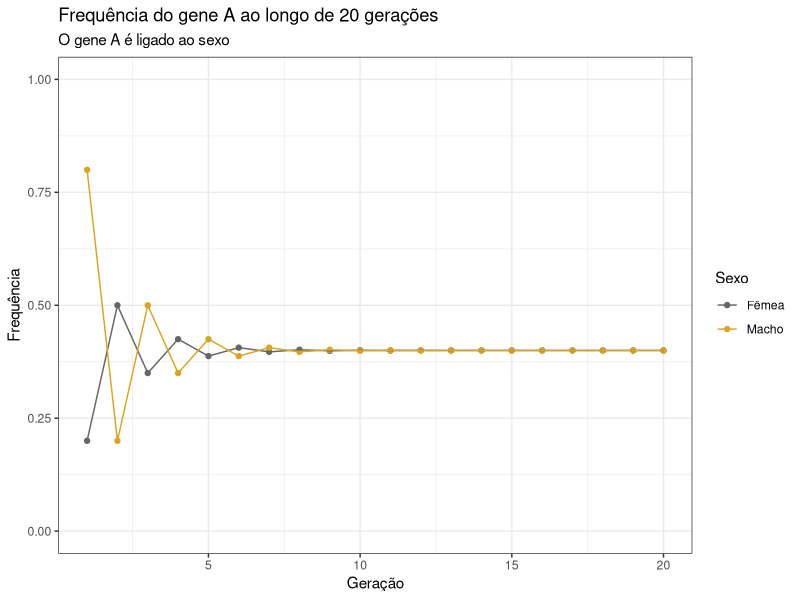

Source code (R):
## ---- chunk 1
options(scipen = 99999)
calc_freq_xlinked <- function(pm0 = NULL, pf0 = NULL, 
                              generations = 10) {
    df <- data.frame(
        Generation = seq_len(generations),
        pf = c(pf0, rep(NA, generations - 1)),
        pm = c(pm0, rep(NA, generations - 1))
    )
    for(t in 2:generations) {
        df[t, "pf"] <- (df[t-1, "pm"] + df[t-1, "pf"]) / 2
        df[t, "pm"] <- df[t-1, "pf"]
    }
    df$difference <- df$pf - df$pm
    return(df)
}
## ---- chunk 2
suppressPackageStartupMessages(library(tidyverse))

# Simulando 20 gerações
freq20 <- calc_freq_xlinked(pm0 = 0.8, pf0 = 0.2, generations = 20)

# Visualizando simulação
freq20[, 1:3] %>%
    tidyr::pivot_longer(
        !Generation, names_to = "sex", values_to = "freq"
) %>%
    mutate(sex = str_replace_all(sex, c("pf" = "Fêmea",
                                        "pm" = "Macho"))) %>%
    ggplot(., aes(x = Generation, y = freq)) +
    geom_point(aes(color = sex)) +
    geom_line(aes(group=sex, color=sex)) +
    scale_color_manual(values = c("grey40", "goldenrod")) +
    theme_bw() +
    ylim(0,1) + 
    labs(
        color = "Sexo",
        title = "Frequência do gene A ao longo de 20 gerações",
        subtitle = "O gene A é ligado ao sexo",
        x = "Geração", y = "Frequência"
    )
## ---- chunk 3
freq20
## ---- chunk 4
calc_D_freq <- function(D0 = 0.25, feq = c(0.25, 0.25, 0.25, 0.25),
                        c = 0.5, t = c(1:5)) {
    dt <- D0 * (1-c)^t
    rt <- feq[1] + dt
    st <- feq[2] - dt
    tt <- feq[3] - dt
    ut <- feq[4] + dt
    
    df_result <- data.frame(D=NA, r=NA, s=NA, t=NA, u=NA, Generation=NA)
    for(i in seq_along(t)) {
        df_result[i, "r"] <- rt[i]
        df_result[i, "s"] <- st[i]
        df_result[i, "t"] <- tt[i]
        df_result[i, "u"] <- ut[i]
    }
    df_result$D <- dt
    df_result$Generation <- t
    return(df_result)
}
## ---- chunk 5
# Frequencias para c = 0.5 (locos independentes)
independentes <- calc_D_freq(c = 0.5, t=1:20)
independentes

# Frequencias para c = 0.4 (locos ligados com taxa de recombinação de 40%)
ligados <- calc_D_freq(c = 0.4, t=1:20)
ligados
## ---- chunk 6
i <- independentes

# Para c = 0.5
(i$r[20] * i$u[20]) + 
    (i$s[20] * i$t[20]) + 
    (i$t[20] * i$s[20]) + 
    (i$u[20] * i$r[20])
## ---- chunk 7
l <- ligados

# Para c = 0.4 
(l$r[20] * l$u[20]) + 
    (l$s[20] * l$t[20]) + 
    (l$t[20] * l$s[20]) + 
    (l$u[20] * l$r[20])
## ---- chunk 8
# Frequência de AAA
AAA <- choose(6, 3) / choose(12, 3)
AAA

# Frequência de AAa
AAa <- ( choose(6, 2) * choose(6, 1) ) / choose(12, 3)
AAa

# Frequência de Aaa
Aaa <- ( choose(6, 1) * choose(6,2) ) / choose(12, 3)
Aaa

# Frequência de aaa
aaa <- choose(6, 3) / choose(12, 3)
aaa

# Conferindo se as frequências somam a 1
AAA + AAa + Aaa + aaa
## ---- chunk 9
# Implementando função para simular frequências gênicas e genotípicas para semi-esterilidade ao longo do tempo
options(scipen = 9999999)
freq_semiesteril <- function(p = NULL, q = NULL, t = 10) {
    half <- function(x, t) {
        return(x / 2^(1:t))
    }
    q <- half(q, t)
    tabela <- data.frame(p = NA, q = q, geracao = seq_len(t))
    tabela$p <- 1 - tabela$q
    
    tabela$P <- tabela$p^2
    tabela$Q <- tabela$q^2
    tabela$H <- 2 * tabela$p * tabela$q
    return(tabela)
}

# Aplicando função para p = q = 0.5 (resposta da letra A e B)
freq_semiesteril(p = 0.5, q = 0.5, t = 3)

# Para infinitas gerações, testando com t = 1000 (resposta da C)
tail(freq_semiesteril(p = 0.5, q=0.5, t=1000))
